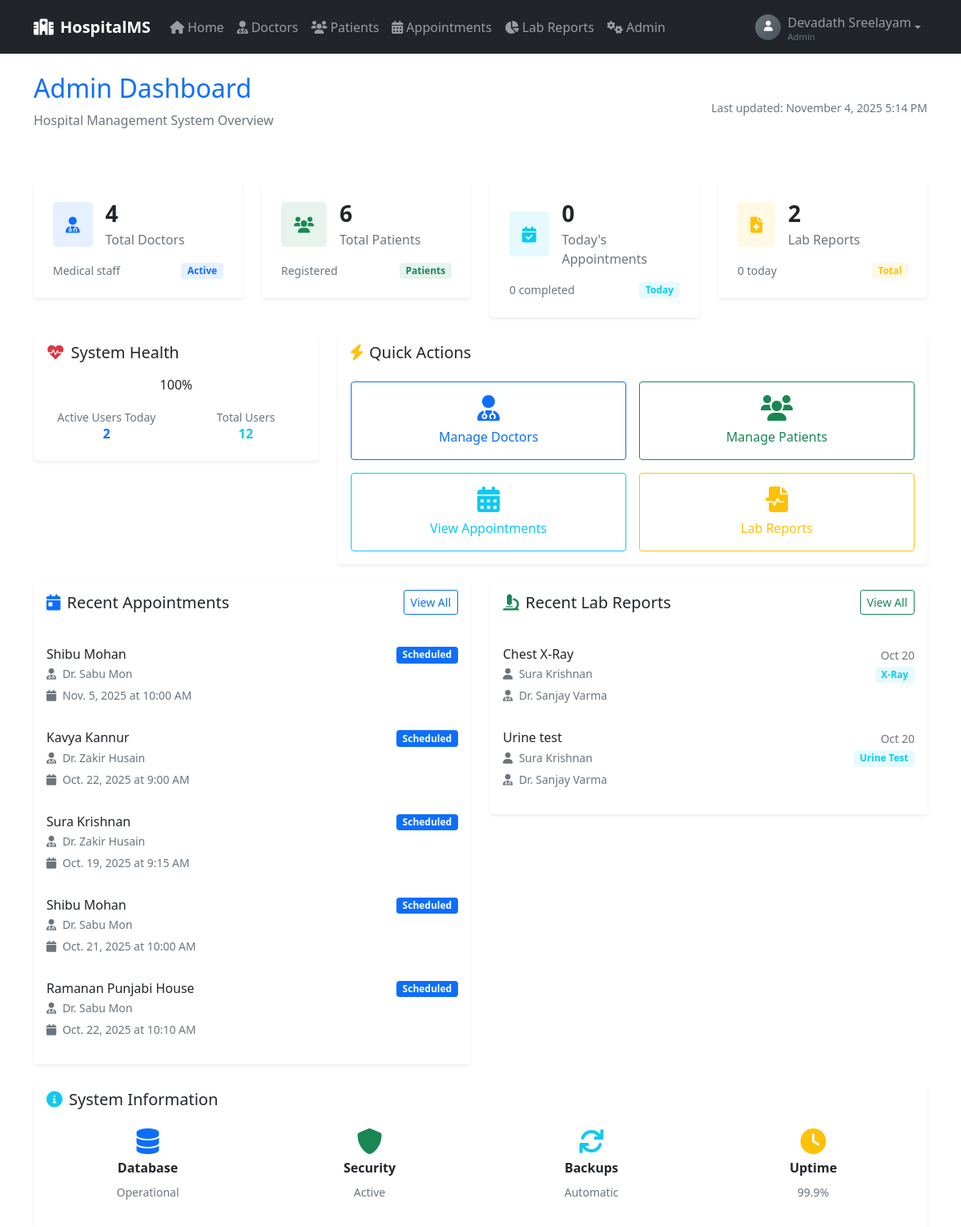
Page /admin_dashboard/ (signed in) on the earlier database version.
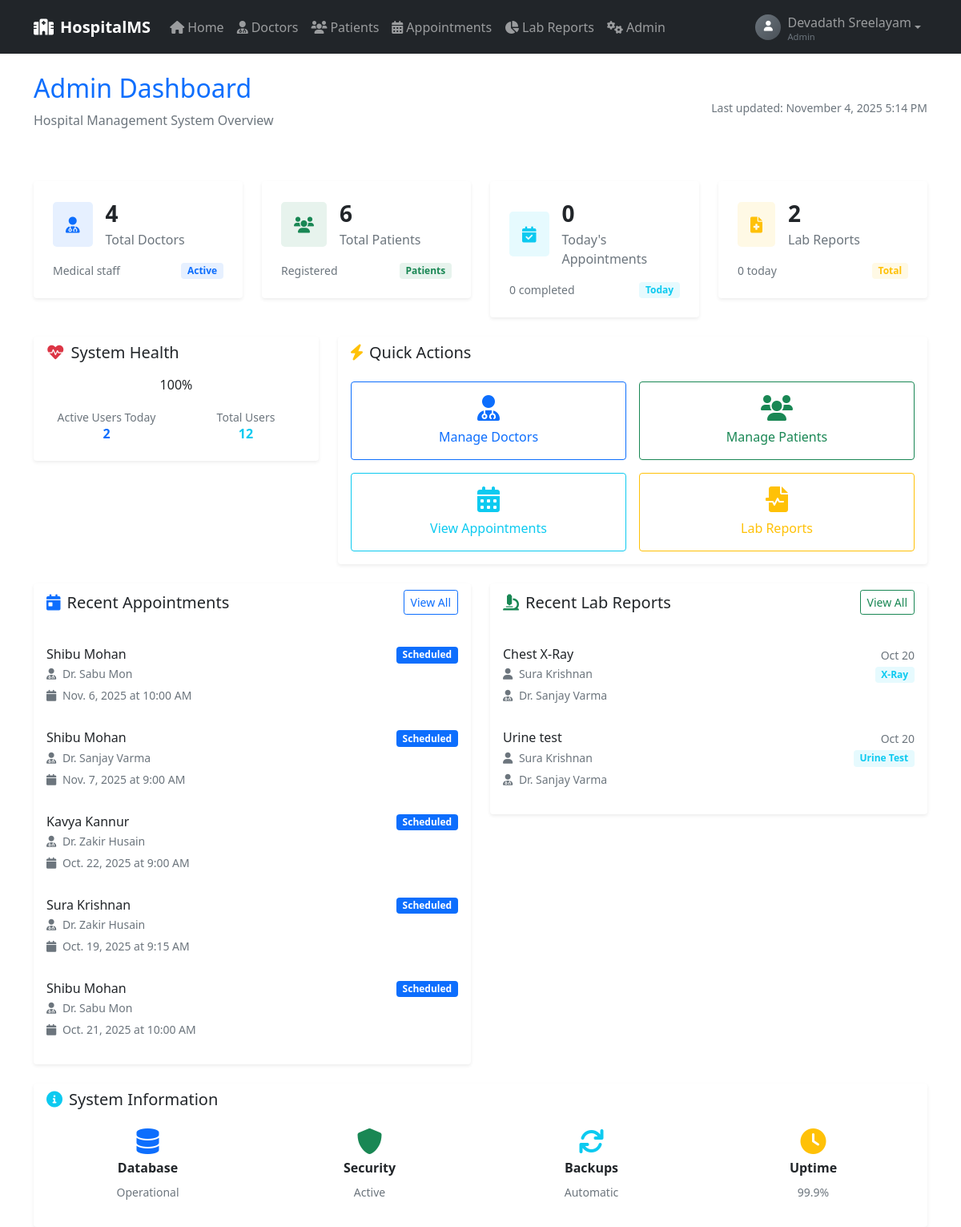
Same page on the later database version.
### hospital/models.py (models this page shows, shortened)
class Appointment(models.Model):
    patient = models.ForeignKey(User, on_delete=models.CASCADE, limit_choices_to={'user_type': 'patient'})
    doctor = models.ForeignKey(Doctor, on_delete=models.CASCADE)
    appointment_date = models.DateField()
    token_number = models.IntegerField(default=0)
    estimated_time = models.TimeField()  # Store calculated time
    status = models.CharField(max_length=20, choices=(
        ('scheduled', 'Scheduled'),
        ('completed', 'Completed'),
        ('cancelled', 'Cancelled'),
    ), default='scheduled')
    reason = models.TextField(blank=True)
    created_at = models.DateTimeField(auto_now_add=True)
    class Meta:
        ordering = ['appointment_date', 'doctor', 'token_number']

class User(AbstractUser):
    USER_TYPES = (
        ('admin', 'Admin'),
        ('patient', 'Patient'),
        ('doctor', 'Doctor'),
    )
    phone = models.CharField(max_length=10, blank=True)
    user_type = models.CharField(max_length=10, choices=USER_TYPES, default='patient')
    profile_image = models.ImageField(
        upload_to='profile_images/',
        blank=True,
        null=True,
        help_text='Upload a profile picture (optional)'
    )
    def get_user_type_display(self):
        return dict(self.USER_TYPES).get(self.user_type, 'Patient')
    class Meta:
        db_table = 'auth_user'

class Doctor(models.Model):
    SPECIALIZATION_CHOICES = [
        ('cardiology', 'Cardiology'),
        ('dermatology', 'Dermatology'),
        ('pediatrics', 'Pediatrics'),
        ('orthopedics', 'Orthopedics'),
        ('neurology', 'Neurology'),
        ('gynecology', 'Gynecology'),
        ('psychiatry', 'Psychiatry'),
        ('dentistry', 'Dentistry'),
        ('general', 'General Medicine'),
    ]
    user = models.OneToOneField(User, on_delete=models.CASCADE)
    qualification = models.CharField(max_length=20, default='MBBS')
    specialization = models.CharField(max_length=100, choices=SPECIALIZATION_CHOICES, default='general')
    start_time = models.TimeField(default='09:00:00')
    end_time = models.TimeField(default='17:00:00')
    available_days = models.CharField(max_length=100)  # monday, tuesday, ...
    max_appointments = models.IntegerField(default=50)

class LabReport(models.Model):
    REPORT_TYPES = [
        ('blood_test', 'Blood Test'),
        ('urine_test', 'Urine Test'),
        ('xray', 'X-Ray'),
        ('mri', 'MRI'),
        ('ct_scan', 'CT Scan'),
        ('ultrasound', 'Ultrasound'),
        ('ecg', 'ECG'),
        ('other', 'Other'),
    ]
    appointment = models.ForeignKey(Appointment, on_delete=models.CASCADE, related_name='lab_reports')
    doctor = models.ForeignKey(Doctor, on_delete=models.CASCADE)  # Doctor who uploaded
    report_type = models.CharField(max_length=50, choices=REPORT_TYPES, default='blood_test')
    test_name = models.CharField(max_length=200)  # e.g., "Complete Blood Count"
    report_file = models.FileField(upload_to='lab_reports/')
    findings = models.TextField(blank=True, help_text="Key findings or summary")
    notes = models.TextField(blank=True, help_text="Additional notes for patient")
    uploaded_at = models.DateTimeField(auto_now_add=True)
    class Meta:
        ordering = ['-uploaded_at']

### hospital/views.py (the view)
# urls.py: path('admin_dashboard/', views.admin_dashboard, name='admin_dashboard'),
@login_required
def admin_dashboard(request):
    if request.user.user_type != 'admin':
        messages.error(request, 'Access denied.')
        return redirect('dashboard')
    total_doctors = Doctor.objects.count()
    total_patients = Patient.objects.count()
    total_users = User.objects.count()
    today = timezone.now().date()
    today_appointments = Appointment.objects.filter(appointment_date=today)
    total_appointments_today = today_appointments.count()
    completed_today = today_appointments.filter(status='completed').count()
    total_lab_reports = LabReport.objects.count()
    recent_lab_reports = LabReport.objects.filter(uploaded_at__date=today).count()
    recent_appointments = Appointment.objects.select_related(
        'patient', 'doctor', 'doctor__user'
    ).order_by('-created_at')[:5]
    recent_lab_reports_list = LabReport.objects.select_related(
        'appointment', 'appointment__patient', 'doctor', 'doctor__user'
    ).order_by('-uploaded_at')[:5]
    system_health = 100  # Could be calculated based on various factors
    active_users_today = User.objects.filter(last_login__date=today).count()
    context = {
        'total_doctors': total_doctors,
        'total_patients': total_patients,
        'total_users': total_users,
        'total_appointments_today': total_appointments_today,
        'completed_today': completed_today,
        'total_lab_reports': total_lab_reports,
        'recent_lab_reports': recent_lab_reports,
        'recent_appointments': recent_appointments,
        'recent_lab_reports_list': recent_lab_reports_list,
        'system_health': system_health,
        'active_users_today': active_users_today,
        'today': today,
    }
    return render(request, 'admin_dash.html', context)

### hospital/templates/admin_dash.html (shortened to what the changed rows need)
{% extends 'base.html' %}
{% block content %}
<div class="row">
    <div class="col-md-12">
        <div class="d-flex justify-content-between align-items-center mb-4">
            <div>
                <h2 class="text-primary">Admin Dashboard</h2>
            </div>
        </div>
    </div>
</div>
<div class="row">
    <div class="col-md-6 mb-4">
        <div class="card border-0 shadow-sm">
            <div class="card-body">
                {% if recent_appointments %}
                <div class="list-group list-group-flush">
                    {% for appointment in recent_appointments %}
                    <div class="list-group-item border-0 px-0 py-3">
                        <div class="d-flex justify-content-between align-items-start">
                            <div>
                                <h6 class="mb-1">{{ appointment.patient.get_full_name }}</h6>
                                <p class="mb-1 text-muted small">
                                    <i class="fas fa-user-md me-1"></i>
                                    Dr. {{ appointment.doctor.user.get_full_name }}
                                </p>
                                <small class="text-muted">
                                    <i class="fas fa-calendar me-1"></i>
                                    {{ appointment.appointment_date }} at {{ appointment.estimated_time|time:"g:i A" }}
                                </small>
                            </div>
                            <span class="badge bg-{% if appointment.status == 'completed' %}success{% elif appointment.status == 'scheduled' %}primary{% else %}warning{% endif %}">
                                {{ appointment.status|title }}
                            </span>
                        </div>
                    </div>
                    {% endfor %}
                </div>
                {% else %}
                <div class="text-center py-4">
                    <i class="fas fa-calendar-times fa-2x text-muted mb-3"></i>
                    <p class="text-muted mb-0">No recent appointments</p>
                </div>
                {% endif %}
            </div>
        </div>
    </div>
    <div class="col-md-6 mb-4">
        <div class="card border-0 shadow-sm">
            <div class="card-body">
                {% if recent_lab_reports_list %}
                <div class="list-group list-group-flush">
                    {% for report in recent_lab_reports_list %}
                    <div class="list-group-item border-0 px-0 py-3">
                        <div class="d-flex justify-content-between align-items-start">
                            <div>
                                <h6 class="mb-1">{{ report.test_name }}</h6>
                                <p class="mb-1 text-muted small">
                                    <i class="fas fa-user me-1"></i>
                                    {{ report.appointment.patient.get_full_name }}
                                </p>
                                <small class="text-muted">
                                    <i class="fas fa-user-md me-1"></i>
                                    Dr. {{ report.doctor.user.get_full_name }}
                                </small>
                            </div>
                            <div class="text-end">
                                <small class="text-muted d-block">{{ report.uploaded_at|date:"M d" }}</small>
                                <span class="badge bg-info bg-opacity-10 text-info">
                                    {{ report.get_report_type_display }}
                                </span>
                            </div>
                        </div>
                    </div>
                    {% endfor %}
                </div>
                {% else %}
                <div class="text-center py-4">
                    <i class="fas fa-file-medical fa-2x text-muted mb-3"></i>
                    <p class="text-muted mb-0">No recent lab reports</p>
                </div>
                {% endif %}
            </div>
        </div>
    </div>
</div>
{% endblock %}

Differences in the rows shown:
removed Appointment: patient.get_full_name "Shibu Mohan", doctor.user.get_full_name "Sabu Mon", appointment_date "Nov. 5, 2025", estimated_time "10:00 AM", status "Scheduled"
no longer on this page (row unchanged): Appointment: patient.get_full_name "Ramanan Punjabi House", doctor.user.get_full_name "Sabu Mon", appointment_date "Oct. 22, 2025", estimated_time "10:10 AM", status "Scheduled"
added Appointment: patient.get_full_name "Shibu Mohan", doctor.user.get_full_name "Sabu Mon", appointment_date "Nov. 6, 2025", estimated_time "10:00 AM", status "Scheduled"
added Appointment: patient.get_full_name "Shibu Mohan", doctor.user.get_full_name "Sanjay Varma", appointment_date "Nov. 7, 2025", estimated_time "9:00 AM", status "Scheduled"
